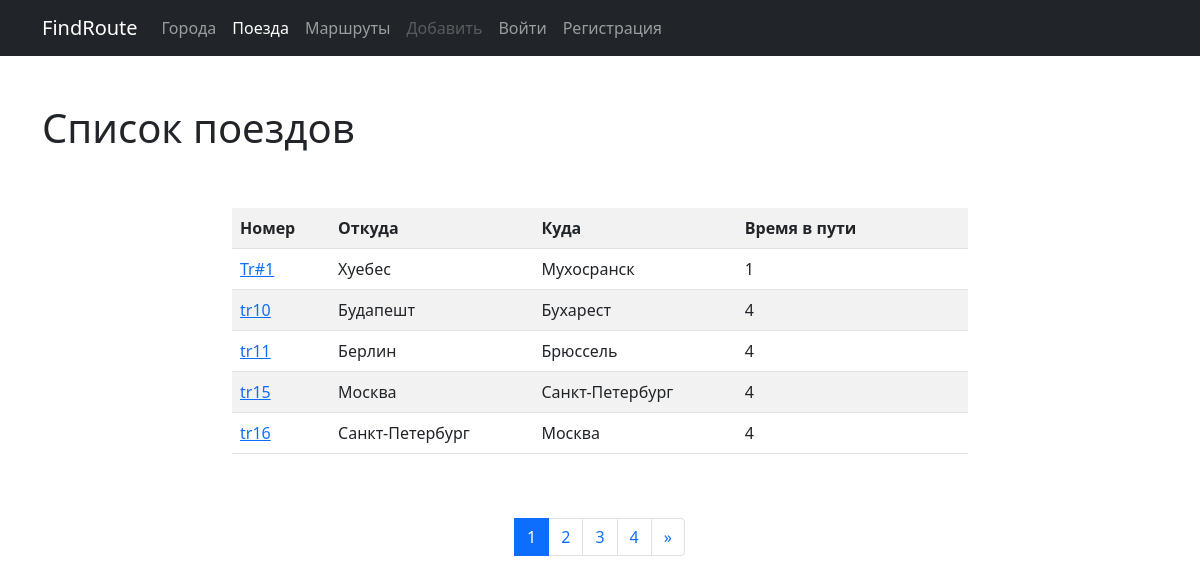
The app's page /trains/ with its own data.
### trains/models.py (models this page shows, shortened)
class Train(models.Model):
    name = models.CharField(max_length=50, unique=True,
                            verbose_name='Название поезда')
    travel_time = models.PositiveSmallIntegerField(verbose_name='Время в пути')
    from_city = models.ForeignKey(City, on_delete=models.CASCADE,
                                  related_name='from_city_set',
                                  verbose_name='Город отправления')
    to_city = models.ForeignKey('cities.City', on_delete=models.CASCADE,
                                related_name='to_city_set',
                                verbose_name='Город прибытия')
    class Meta:
        verbose_name = 'Поезд'
        verbose_name_plural = 'Поезда'
        ordering = ['travel_time']

### cities/models.py (models this page shows, shortened)
class City(models.Model):
    name = models.CharField(max_length=100, unique=True, verbose_name='Название города')
    def __str__(self):
        return self.name
    class Meta:
        verbose_name = 'Город'
        verbose_name_plural = 'Города'
        ordering = ['name']

### trains/views.py (the view)
# urls.py: path('', TrainListView.as_view(), name='home'),
class TrainListView(ListView):
    paginate_by = 5
    model = Train
    template_name = 'trains/home.html'

### trains/templates/trains/home.html (shortened to what this page needs)
{% extends 'base.html' %}
{% block content %}
    <h1>Список поездов</h1>
    <div class="row">
        <div class="col-md-8 mx-auto my-5">
            <table class="table table-striped">
                <tr>
                    <th>Номер</th>
                    <th>Откуда</th>
                    <th>Куда</th>
                    <th>Время в пути</th>
                    <th></th>
                    <th></th>
                </tr>
                {% for object in page_obj %}
                    <tr>
                        <td><a href="{% url 'trains:detail' pk=object.pk %}">{{ object.name }}</a></td>
                        <td>{{ object.from_city }}</td>
                        <td>{{ object.to_city }}</td>
                        <td>{{ object.travel_time }}</td>
                        {% if user.is_authenticated %}
                            <td>
                                <a href="{% url 'trains:update' pk=object.pk %}">
                                    <button type="submit" class="btn btn-dark">Редактировать</button>
                                </a>
                            </td>
                            <td>
                                <a href="{% url 'trains:delete' pk=object.pk %}">
                                    <button type="submit" class="btn btn-danger">Удалить</button>
                                </a>
                            </td>
                        {% else %}
                            <td>&nbsp;</td>
                            <td>&nbsp;</td>
                        {% endif %}
                    </tr>
                {% endfor %}
            </table>
        </div>
    </div>
    <nav aria-label="Page navigation example">
        <ul class="pagination justify-content-center">
            {% for page in page_obj.paginator.page_range %}
                <li class="page-item {% if page == page_obj.number %} active {% endif %}">
                    <a class="page-link" href="?page={{ page }}">{{ page }}
                    </a>
                </li>
            {% endfor %}
            {% if page_obj.has_next %}
                <li class="page-item">
                    <a class="page-link" href="?page={{ page_obj.paginator.num_pages }}">
                        <span aria-hidden="true">&raquo;</span>
                    </a>
                </li>
            {% endif %}
        </ul>
    </nav>
{% endblock %}

### records on screen
Train: name "Tr#1", from_city "Хуебес", to_city "Мухосранск", travel_time "1"
Train: name "tr10", from_city "Будапешт", to_city "Бухарест", travel_time "4"
Train: name "tr11", from_city "Берлин", to_city "Брюссель", travel_time "4"
Train: name "tr15", from_city "Москва", to_city "Санкт-Петербург", travel_time "4"
Train: name "tr16", from_city "Санкт-Петербург", to_city "Москва", travel_time "4"

### other values on screen
{{ page }} "1" "2" "3" "4"
